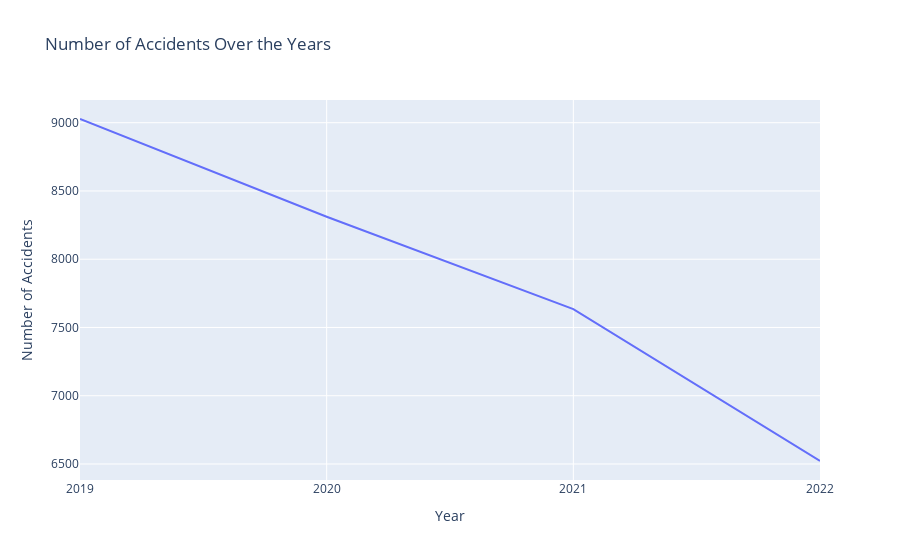

Notebook cell for this chart:
### Code cell
accidents_per_year = df['Year'].value_counts().sort_index()

fig = px.line(accidents_per_year, x=accidents_per_year.index, y=accidents_per_year.values, 
              labels={'x': 'Year', 'y': 'Number of Accidents'}, 
              title='Number of Accidents Over the Years')

# Set x-axis type to category
fig.update_layout(xaxis_type='category')

fig.show()

### Figure 1 — Plotly figure (JSON) as saved in the notebook; plotly's stock layout.template omitted (floating-point values rounded to 4 significant figures)
{"data": [{"hovertemplate": "Year=%{x}<br>Number of Accidents=%{y}<extra></extra>", "legendgroup": "", "line": {"color": "#636efa", "dash": "solid"}, "marker": {"symbol": "circle"}, "mode": "lines", "name": "", "orientation": "v", "showlegend": false, "type": "scatter", "x": [2019, 2020, 2021, 2022], "xaxis": "x", "y": [9027, 8311, 7634, 6522], "yaxis": "y"}], "layout": {"legend": {"tracegroupgap": 0}, "title": {"text": "Number of Accidents Over the Years"}, "xaxis": {"anchor": "y", "domain": [0, 1], "title": {"text": "Year"}, "type": "category"}, "yaxis": {"anchor": "x", "domain": [0, 1], "title": {"text": "Number of Accidents"}}}}
